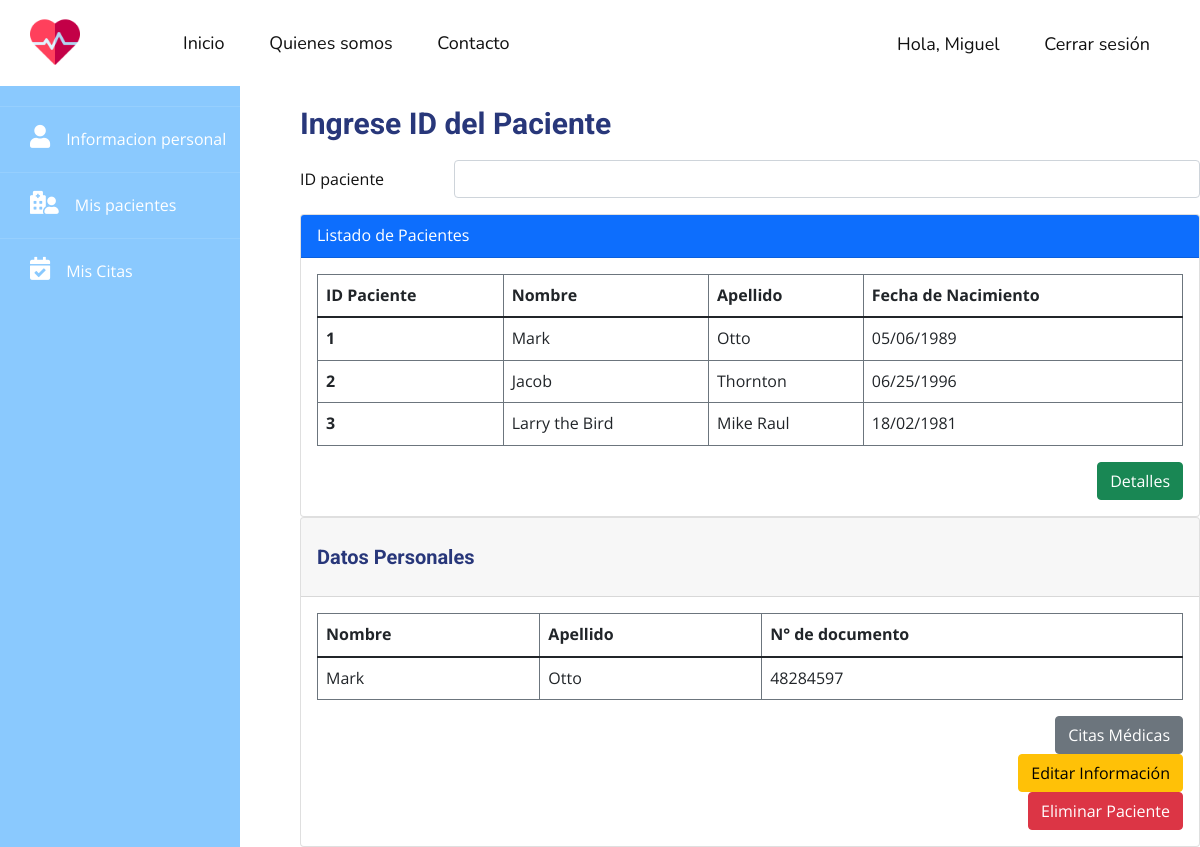
Before: /patients (signed in) with the older database file.
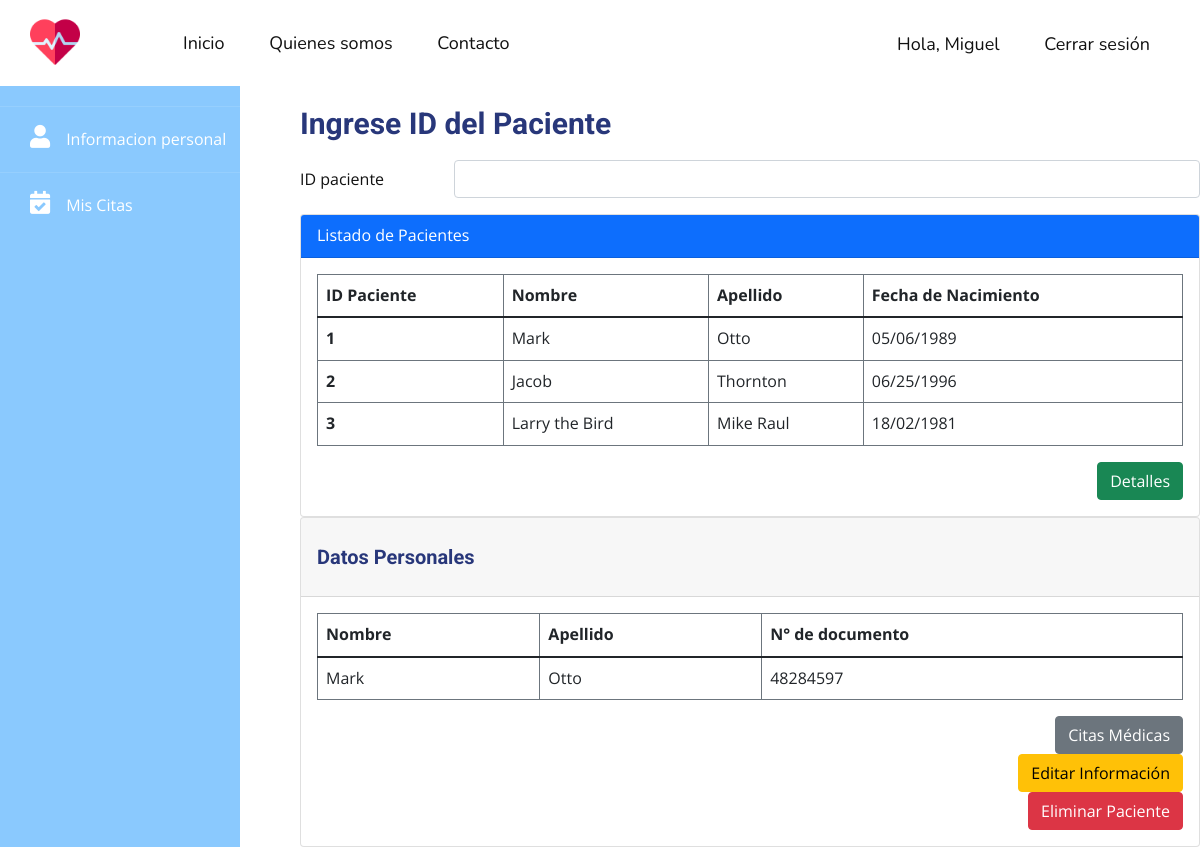
After: the same page with the newer database file.
### app.py (the view)
@app.route('/patients', methods=('GET', 'POST'))
@login_required
def patients():
    return render_template('patients.html')

### app.py (called while the page is built)
def login_required(view):
    @functools.wraps(view)
    def wrapped_view(**kwargs):
        if g.user is None:
            return redirect(url_for('login'))
        return view(**kwargs)
    return wrapped_view

@app.before_request
def load_logged_in_user():
    user_id = session.get('user_id')
    if user_id is None:
        g.user = None
    else:
        db = get_db()
        g.user = db.execute('SELECT * FROM users WHERE id = ?', (user_id,)).fetchone()

### db.py (called while the page is built)
def get_db():
    try:
        if 'db' not in g:
            g.db = sqlite3.connect('hospital.db')
        return g.db
    except Error:
        print(Error)

### templates/patients.html (shortened to what this page needs)
{% extends "layout.html" %}
{% block content %}
    {% include '/template-parts/sidebar.html' %}
    <div class="main">
        <h1>Ingrese ID del Paciente</h1>
        <div class="mb-3 row">
            <label for="inputPassword" class="col-sm-2 col-form-label">ID paciente</label>
            <div class="col-sm-10">
                <input type="password" class="form-control" id="inputPassword">
            </div>
        </div>
        <div class="card">
            <div class="card-header bg-primary text-white">
                Listado de Pacientes
            </div>
            <div class="card-body">
                <table class="table table-bordered border-secondary">
                    <thead>
                    <tr>
                        <th scope="col">ID Paciente</th>
                        <th scope="col">Nombre</th>
                        <th scope="col">Apellido</th>
                        <th scope="col">Fecha de Nacimiento</th>
                    </tr>
                    </thead>
                    <tbody>
                    <tr>
                        <th scope="row">1</th>
                        <td>Mark</td>
                        <td>Otto</td>
                        <td>05/06/1989</td>
                    </tr>
                    <tr>
                        <th scope="row">2</th>
                        <td>Jacob</td>
                        <td>Thornton</td>
                        <td>06/25/1996</td>
                    </tr>
                    <tr>
                        <th scope="row">3</th>
                        <td>Larry the Bird</td>
                        <td>Mike Raul</td>
                        <td>18/02/1981</td>
                    </tr>
                    </tbody>
                </table>
                <div class="d-grid gap-2 d-md-flex justify-content-md-end">
                    <button type="button" class="btn btn-success">Detalles</button>
                </div>
            </div>
        </div>
        <div class="card">
            <div class="card-header">
                <h2>Datos Personales</h2>
            </div>
            <div class="card-body">
                <table class="table table-bordered border-secondary">
                    <thead>
                    <tr>
                        <th scope="col">Nombre</th>
                        <th scope="col">Apellido</th>
                        <th scope="col">N° de documento</th>
                    </tr>
                    </thead>
                    <tbody>
                    <tr>
                        <td>Mark</td>
                        <td>Otto</td>
                        <td>48284597</td>
                    </tr>
                    </tbody>
                </table>
                <div class="d-grid gap-2 d-md-flex justify-content-md-end">
                    <button type="button" class="btn btn-secondary">Citas Médicas</button>
                </div>
                <div class="d-grid gap-2 d-md-flex justify-content-md-end">
                    <button type="button" class="btn btn-warning">Editar Información</button>
                </div>
                <div class="d-grid gap-2 d-md-flex justify-content-md-end">
                    <button type="button" class="btn btn-danger">Eliminar Paciente</button>
                </div>
            </div>
        </div>
    </div>
{% endblock %}

Changed rows visible on the page:
changed users "Miguel": role 2 → 3 (drawn)
Other visible differences:
text no longer shown: "Mis pacientes"
